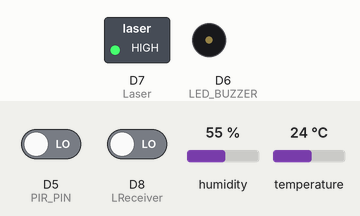
Simulated run of this sketch. Board: ESP8266 (NodeMCU). On the bench: switched loads named in the sketch (green lamp = pin HIGH), buzzer (waves = sounding, pin HIGH). The inputs (shaded band) are chosen by the test bench; at power-on: D8 (LReceiver) LOW, D5 (PIR_PIN) LOW, humidity 55 %, temperature 24 °C. WiFi joins after 1.5 s; servers stay silent unless stated; the local clock reads 2024-03-15 10:24:30 at power-on unless the sketch sets it; what the sketch prints to the serial monitor is not drawn.

Above: at 4.3 s.
4.4 s: D8 (LReceiver) driven HIGH
At 5.6 s:
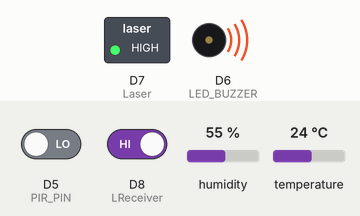
5.9 s: D8 (LReceiver) driven LOW
At 6.9 s:
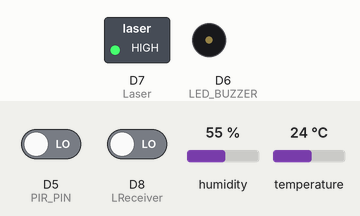
Timing chart, 0 to 8.9 s (numbered marks = the images above; inputs shaded):
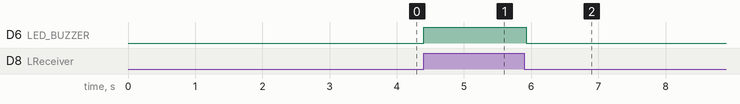

The sketch:

pir+moisture+temp+laser.ino
```cpp
#define BLYNK_TEMPLATE_ID "TMPL24u1nS5_d"
#define BLYNK_TEMPLATE_NAME "Agriculture"

#define BLYNK_PRINT Serial
#include <ESP8266WiFi.h>
#include <BlynkSimpleEsp8266.h>
#include <DHT.h>
#include <WiFiClientSecure.h>
#include <UniversalTelegramBot.h>
#include <ArduinoJson.h>

// Network Configuration
char auth[] = "x5UKdAPqJM-kocN5MrT3FZb8Abyf-uLp";
char ssid[] = "Wegner";
char pass[] = "Wegner123!";

#define BOTtoken "7104950327:AAH5cCvaVY_-5Y_6Iugm69oyADxwJESaz-A"
#define CHAT_ID "6375833499"

/* Virtual Pins*/
#define HUMIDITY_VPIN V2
#define TEMPERATURE_VPIN V1
#define PIR_VPIN V4

// pin declarations
#define LED_BUZZER D6
#define LReceiver D8
#define Laser D7
#define TEMPERATURE_PIN D3
#define PIR_PIN D5

/* Global Variables */
#define DHT_TYPE DHT11
DHT dht(TEMPERATURE_PIN, DHT_TYPE);

// telegram sms
X509List cert(TELEGRAM_CERTIFICATE_ROOT);
WiFiClientSecure client;
UniversalTelegramBot bot(BOTtoken, client);

bool motionDetected = false;

void configurations() {
  Serial.begin(115200);
  configTime(0, 0, "pool.ntp.org");// get UTC time via NTP
  client.setTrustAnchors(&cert); // Add root certificate for api.telegram.org

  pinMode(LReceiver, INPUT);
  pinMode(LED_BUZZER, OUTPUT);
  pinMode(Laser, OUTPUT);
  digitalWrite(Laser, HIGH);
  pinMode(PIR_PIN, INPUT);

  Blynk.begin(auth, ssid, pass);
  dht.begin();

  WiFi.mode(WIFI_STA);
  WiFi.begin(ssid, pass);
  while (WiFi.status() != WL_CONNECTED) {
    Serial.print(".");
    delay(500);
  }
  Serial.print("\nWiFi connected. IP address: ");
  Serial.println(WiFi.localIP());
  bot.sendMessage(CHAT_ID, "System is Ready", "");
  delay(1000);
}

/* functions initialization */
void detects_birds();
void sendSMSAlert(const char *messageContent);


void setup() {
  configurations();
}

void loop() {
  Blynk.run();
  readTemperatureAndHumidity();
  detects_birds();
  detectMotion();
}

// send sms to telegram
void sendSMSAlert(const char *messageContent)
{
  bot.sendMessage(CHAT_ID, messageContent, "");
}

void detects_birds() {
  bool value = digitalRead(LReceiver);
  Serial.println(value);
  if (value == 1) {
    digitalWrite(LED_BUZZER, HIGH);
    const char *message = "Warning: Birds In the farm!";
    sendSMSAlert(message);
  } else { // Turn off buzzer if no obstacle detected
    digitalWrite(LED_BUZZER, LOW);
  }
}

/* ------------------------ HANDLE TEMPERATURE -----------------------------*/
void readTemperatureAndHumidity()
{
  float temperatureLevel = dht.readTemperature();
  float humidityLevel = dht.readHumidity();

  if (!isnan(temperatureLevel))
  {
    sendTemperatureToBlynk(temperatureLevel);
  }

  if (!isnan(humidityLevel))
  {
    sendHumidityToBlynk(humidityLevel);
  }
}

void sendTemperatureToBlynk(float temperatureLevel)
{
  Blynk.virtualWrite(TEMPERATURE_VPIN, temperatureLevel);
}

void sendHumidityToBlynk(float humidityLevel)
{
  Blynk.virtualWrite(HUMIDITY_VPIN, humidityLevel);
}

/* ------------------HANDLING MOTION AND BULGARY--------------- */

void detectMotion()
{
  motionDetected = digitalRead(PIR_PIN);
  if (motionDetected) {
    handleMotionDetected();
  } else {
    handleMotionStopped();
  }
}

void handleMotionDetected()
{
  Blynk.virtualWrite(PIR_VPIN, 1);
}

void handleMotionStopped()
{
   Blynk.virtualWrite(PIR_VPIN, 0);
}
```

Measured:
- after the input at 4.4 s, D6 (LED_BUZZER): LOW → HIGH at once
- after the input at 5.9 s, D6 (LED_BUZZER): HIGH → LOW at once
